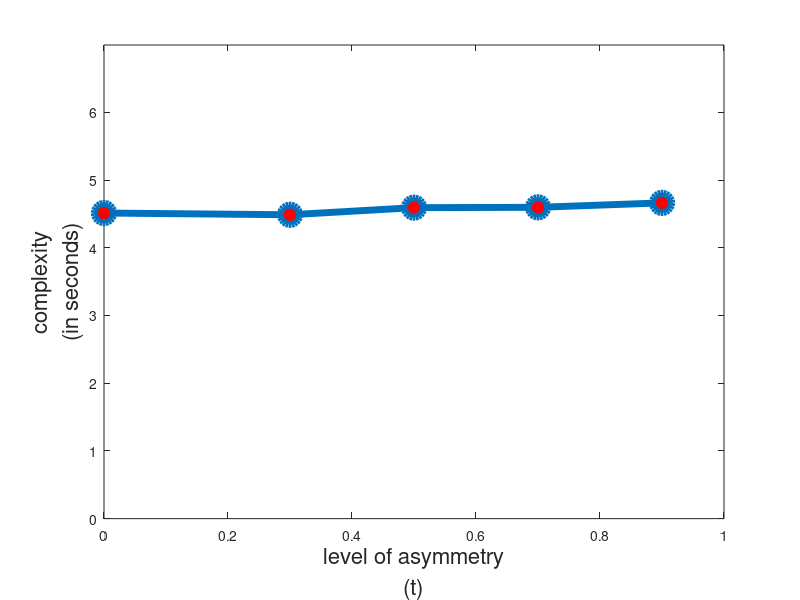
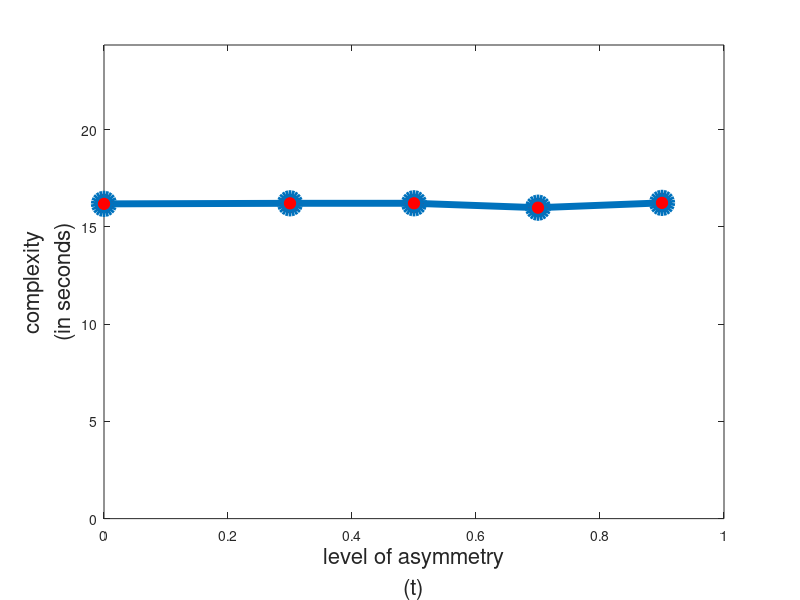
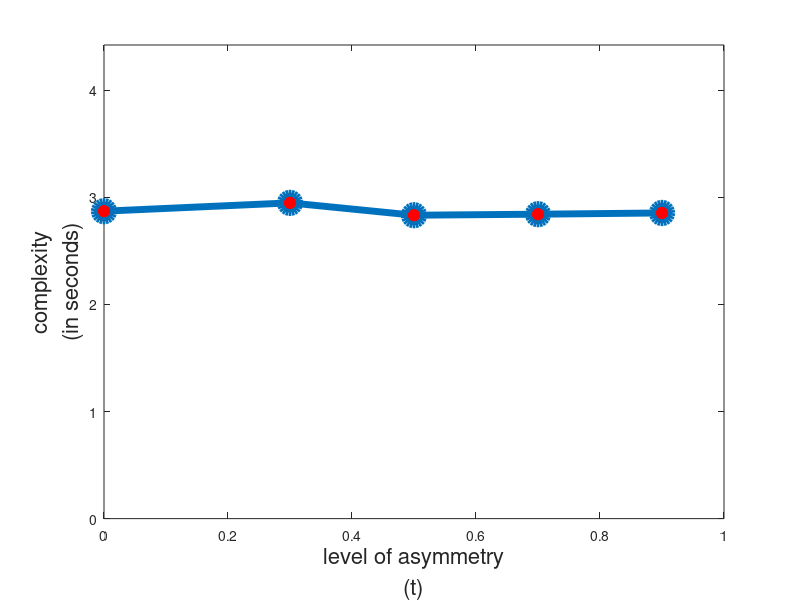
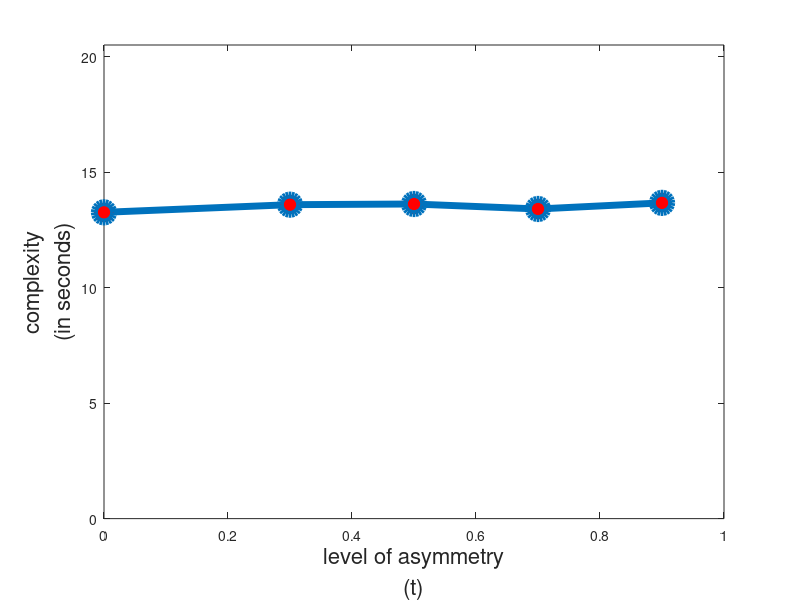

MATLAB code to generate these figures, in order:
t = [0 0.3 0.5 0.7 0.9]';
%A opt with N =1001
A1001 = [2.870341 2.947939  2.832736  2.842263  2.853800]';
%A opt with N =5001
A5001 = [13.268557 13.599972 13.629027 13.413515 13.677847]'; 
%D opt with N =1001
D1001 = [4.513202 4.487485  4.592582 4.597348 4.663097]';

%D opt with N =5001
D5001 = [16.188163 16.217196 16.218664 15.991854 16.239503]';
figure
  h1 = plot(t,D1001,'o-','linewidth',5,'markersize',14,'markerfacecolor','Red');
  xlabel({'level of asymmetry','(t)'},'FontSize', 16); % x-axis label
  ylabel({'complexity', '(in seconds)'},'FontSize', 16); % y-axis label
  xlim([0, 1]);
  ylim([0, max(D1001)*1.5]);
figure
  h2 = plot(t,D5001,'o-','linewidth',5,'markersize',14,'markerfacecolor','Red');
  xlabel({'level of asymmetry','(t)'},'FontSize', 16); % x-axis label
  ylabel({'complexity', '(in seconds)'},'FontSize', 16); % y-axis label
  xlim([0, 1]);
  ylim([0, max(D5001)*1.5]);
figure
  h3 = plot(t,A1001,'o-','linewidth',5,'markersize',14,'markerfacecolor','Red');
  xlabel({'level of asymmetry','(t)'},'FontSize', 16); % x-axis label
  ylabel({'complexity', '(in seconds)'},'FontSize', 16); % y-axis label
  xlim([0, 1]);
  ylim([0, max(A1001)*1.5]);
figure
  h4 = plot(t,A5001,'o-','linewidth',5,'markersize',14,'markerfacecolor','Red');
  xlabel({'level of asymmetry','(t)'},'FontSize', 16); % x-axis label
  ylabel({'complexity', '(in seconds)'},'FontSize', 16); % y-axis label
  xlim([0, 1]);
  ylim([0, max(A5001)*1.5]);